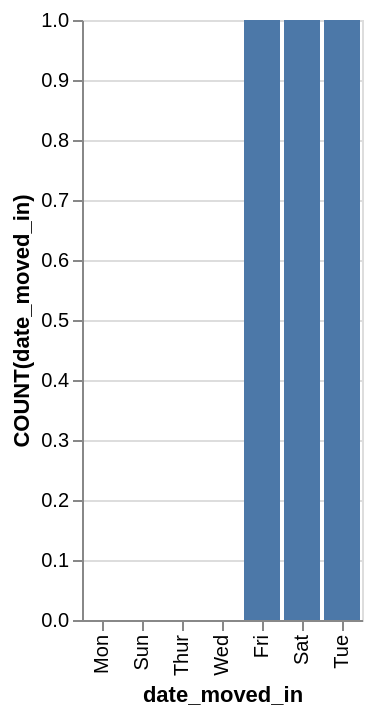

Describe this chart as a Vega-Lite specification.
### Vega-Lite specification from a JSON file in a GitHub repository (floating-point values rounded to 4 significant figures)
{"data": {"values": [{"x_data": "Mon", "y_data": 0}, {"x_data": "Sun", "y_data": 0}, {"x_data": "Thur", "y_data": 0}, {"x_data": "Wed", "y_data": 0}, {"x_data": "Fri", "y_data": 1}, {"x_data": "Sat", "y_data": 1}, {"x_data": "Tue", "y_data": 1}]}, "mark": "bar", "encoding": {"x": {"field": "x_data", "type": "nominal", "title": "date_moved_in", "sort": {"op": "sum", "field": "y_data", "order": "ascending"}}, "y": {"field": "y_data", "type": "quantitative", "title": "COUNT(date_moved_in)"}}}
